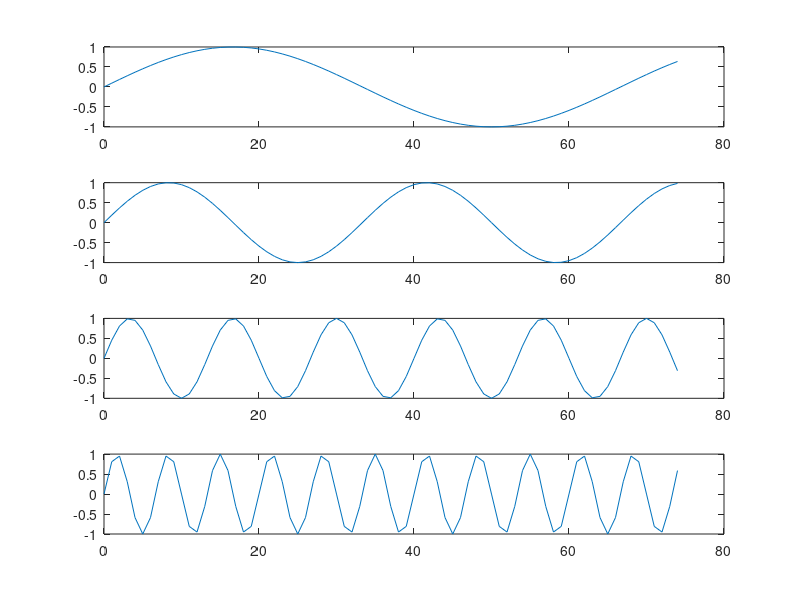
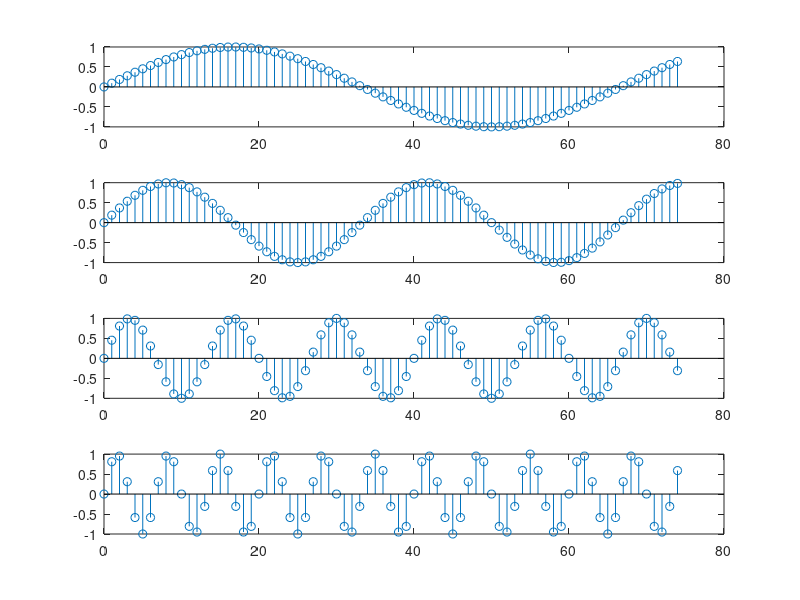
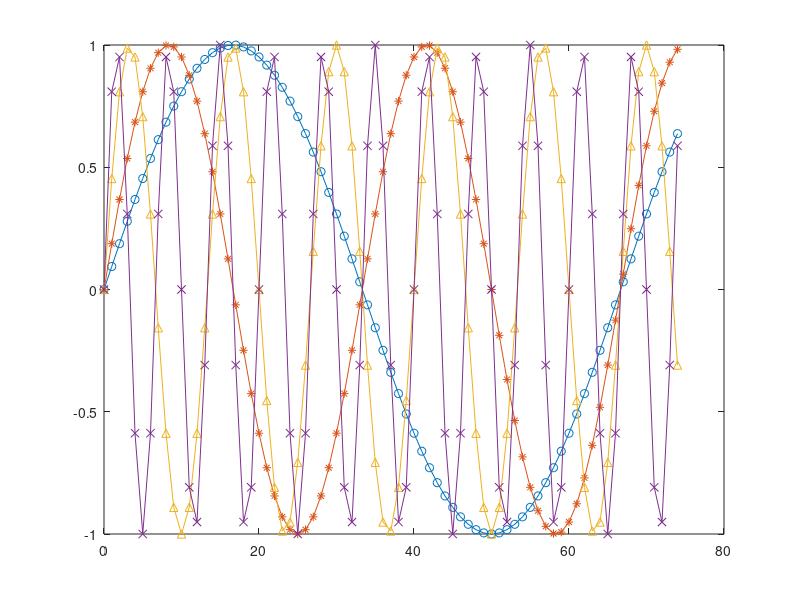
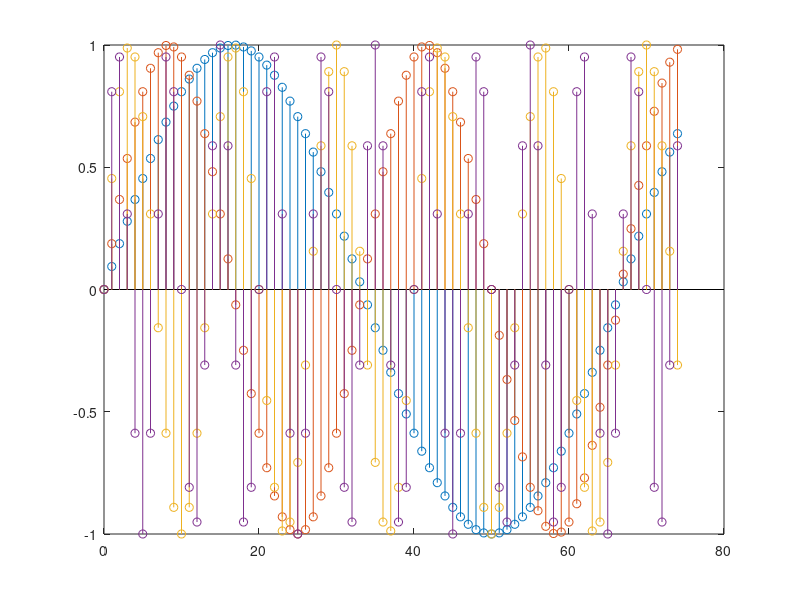

MATLAB code for these plots, in order:
muestras_n = 0:1:74;%Indica que son las primeras 75 muestras. De 0 a 74 con incrementos de 1
muestras_n = linspace(0,74,75)';

f01 = 0.01 ;%Valor definido por el ejercicio;
f02 = 0.02;%Valor definido por el ejercicio;
f05 = 0.05;%Valor definido por el ejercicio;
f1  = 0.1;%Valor definido por el ejercicio;

y01 = sin(3*pi*f01*muestras_n);%Funcion definida por el ejercicio. Ese utiliza la frecuencua de 0.01 
y02 = sin(3*pi*f02*muestras_n);%Funcion definida por el ejercicio. Ese utiliza la frecuencua de 0.02
y05 = sin(3*pi*f05*muestras_n);%Funcion definida por el ejercicio. Ese utiliza la frecuencua de 0.05
y1 = sin(3*pi*f1*muestras_n);%Funcion definida por el ejercicio. Ese utiliza la frecuencua de 0.1

f1 = figure('Name','Graficos por separado utilizando funcion plot','NumberTitle','on');
subplot(4,1,1)
plot(muestras_n,y01);

subplot(4,1,2)
plot(muestras_n,y02);

subplot(4,1,3)
plot(muestras_n,y05);

subplot(4,1,4)
plot(muestras_n,y1);

f2 = figure('Name','Graficos por separado utilizando funcion stem','NumberTitle','on');
subplot(4,1,1)
stem(muestras_n,y01);

subplot(4,1,2)
stem(muestras_n,y02);

subplot(4,1,3)
stem(muestras_n,y05);

subplot(4,1,4)
stem(muestras_n,y1);

f3 = figure('Name','Graficos en mismo cuadro utilizando plot','NumberTitle','on');
plot(muestras_n,y01,'-o',muestras_n,y02,'-*',muestras_n,y05,'-^',muestras_n,y1,'-x');

f4 = figure('Name','Graficos en mismo cuadro utilizando stem','NumberTitle','on');
X = muestras_n;
Y = [y01,y02,y05,y1];
stem(X,Y);





